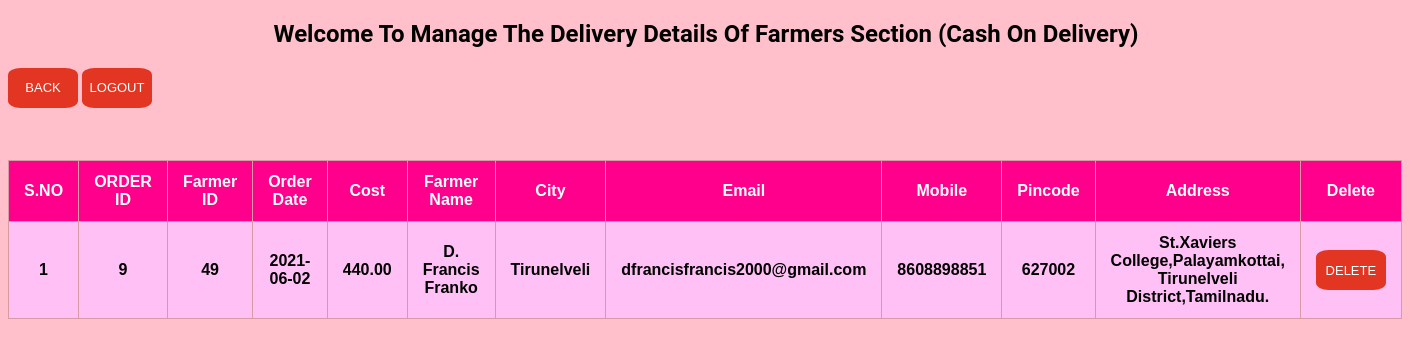
Page /Admin/ftransaction_view.php on the committed database.
### tables this page shows
CREATE TABLE `ftransaction` (
  `tid` int(10) NOT NULL,
  `fid` int(10) NOT NULL,
  `dod` date DEFAULT NULL,
  `cost` text NOT NULL,
  `name` varchar(255) NOT NULL,
  `city` varchar(255) NOT NULL,
  `mobile` varchar(255) NOT NULL,
  `email` varchar(255) NOT NULL,
  `pincode` varchar(255) NOT NULL,
  `addr` varchar(255) NOT NULL
);

### Admin/ftransaction_view.php (the view, shortened to what this page needs)
<!DOCTYPE html>
<html>
<head>
</head>
<body>
<h2> Welcome To Manage The Delivery Details Of Farmers Section (Cash On Delivery)</h2>
<a href="panel.php"><button class="btn2">Back</button></a>
<a href="logout.php"><button class="btn2">Logout</button></a>
<div class="form">
<table>
<thead>
<tr>
<th><strong>S.NO</strong></th>
<th><strong>ORDER ID</strong></th>
<th><strong>Farmer ID</strong></th>
<th><strong>Order Date</strong></th>
<th><strong>Cost</strong></th>
<th><strong>Farmer Name</strong></th>
<th><strong>City</strong></th>
<th><strong>Email</strong></th>
<th><strong>Mobile</strong></th>
<th><strong>Pincode</strong></th>
<th><strong>Address</strong></th>
<th><strong>Delete</strong></th>
</tr>
</thead>
<tbody>
<?php
$con = mysqli_connect('localhost','root','');
mysqli_select_db($con, 'agroculture');
$count=1;
$sel_query="Select * from ftransaction ";
$result= mysqli_query($con, $sel_query);
while($row=mysqli_fetch_assoc($result)){ ?>
<tr>
<td data-label="S.NO" align="center"><?php echo $count; ?> </td>
<td data-label="ORDER ID" align="center"><?php echo $row["tid"]; ?> </td>
<td data-label="Farmer ID" align="center"><?php echo $row["fid"]; ?> </td>
<td data-label="Product ID" align="center"><?php echo $row["dod"]; ?> </td>
<td data-label="Cost" align="center"><?php echo $row["cost"]; ?> </td>
<td data-label="Farmer Name" align="center"><?php echo $row["name"]; ?> </td>
<td data-label="City" align="center"><?php echo $row["city"]; ?> </td>
<td data-label="Email" align="center"><?php echo $row["email"]; ?> </td>
<td data-label="Mobile" align="center"><?php echo $row["mobile"]; ?> </td>
<td data-label="Pincode" align="center"><?php echo $row["pincode"]; ?> </td>
<td data-label="Address" align="center"><?php echo $row["addr"]; ?> </td>
<td data-label="Delete" align="center"><a href="ftdelete.php?tid=<?php echo $row['tid']; ?> "><button class="btn2">Delete</button></a></td>
</tr>
<?php $count++; } ?>
</tbody>
</table>
</div>
</body>
</html>

### Admin/ftransaction_view.php (style rules this page uses)
* { box-sizing:border-box; }
body { background-color:pink; }
table { position:relative; top:20%; width:90%; border-collapse:collapse; background-color: rgb(255, 192, 245); }
table td,table th { padding:12px 15px; border:1px solid rgb(216, 155, 165); text-align:center; font-size:16px; }
table th { background-color:rgb(255, 0, 140); color:#FFFFFF; }
.form { position:absolute; top:20%; width:1300px; font-family:sans-serif; font-weight:bold; font-size:36px; }
a { text-decoration:none; }
.btn2 { font:"Roboto",sans-serif; text-transform:uppercase; height:40px; width:70px; cursor:pointer; padding:6.5px; background-color:#E23623; border:0; font-size:13px; text-decoration:none; border-radius:18%; text-align:center; overflow:hidden; color:#FFFFFF; }
h2 { text-align:center; font-family:"Roboto",sans-serif; }

### rows in the picture
ftransaction: tid "9", fid "49", dod "2021-06-02", cost "440.00", name "D. Francis Franko", city "Tirunelveli", email "dfrancisfrancis2000@gmail.com", mobile "8608898851", pincode "627002", addr "St.Xaviers College,Palayamkottai, Tirunelveli District,Tamilnadu."
